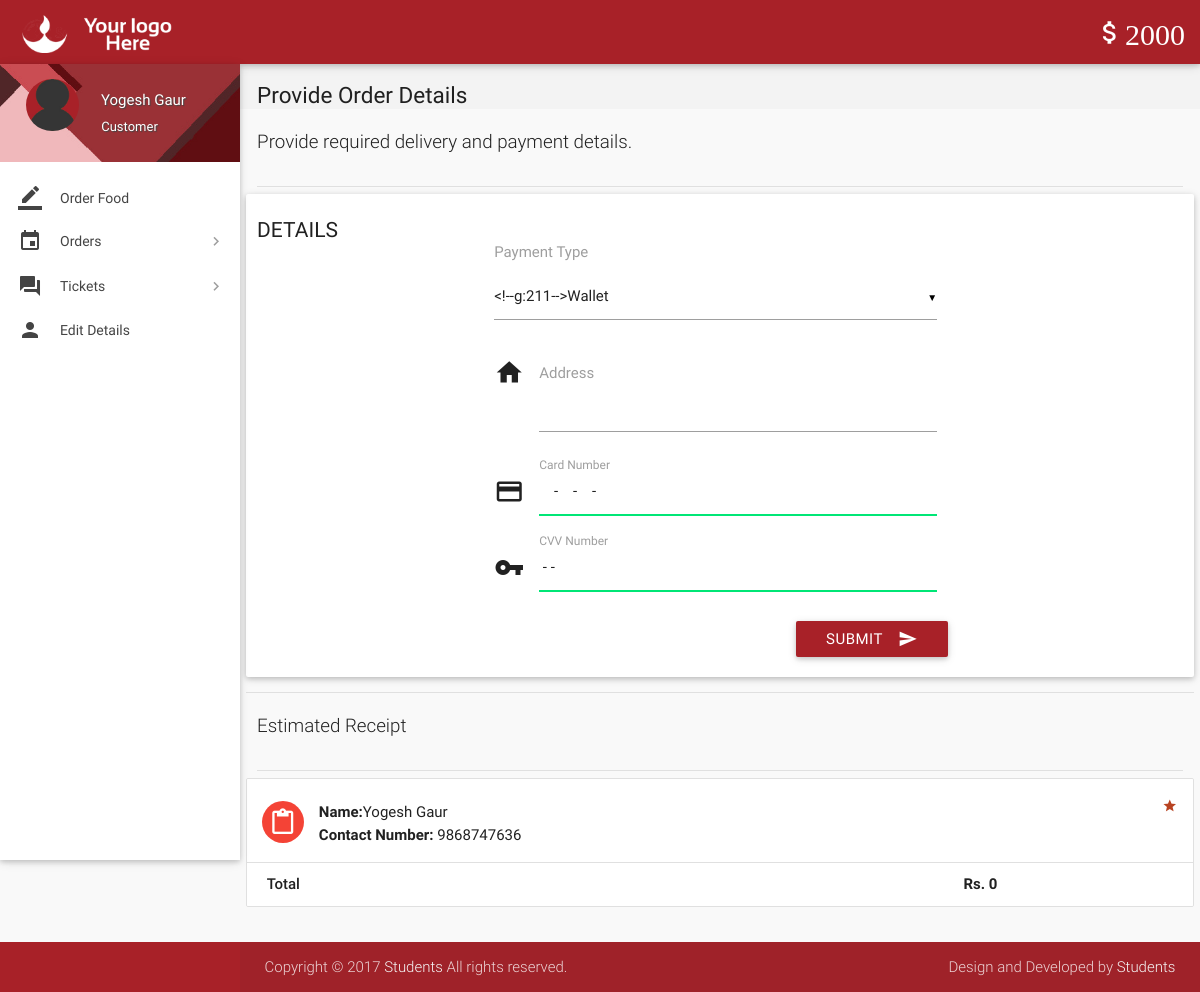
Screenshot of /place-order.php (signed in) with the database file from the repository.
### tables this page shows
CREATE TABLE `wallet_details` (
  `id` int(11) NOT NULL,
  `wallet_id` int(11) NOT NULL,
  `number` varchar(16) NOT NULL,
  `cvv` int(3) NOT NULL,
  `balance` int(11) NOT NULL DEFAULT 2000
);

CREATE TABLE `users` (
  `id` int(11) NOT NULL,
  `role` varchar(15) NOT NULL DEFAULT 'Customer',
  `name` varchar(15) NOT NULL,
  `username` varchar(100) NOT NULL,
  `password` varchar(160) NOT NULL,
  `email` varchar(350) DEFAULT NULL,
  `address` varchar(3000) DEFAULT NULL,
  `contact` bigint(11) NOT NULL,
  `verified` tinyint(1) NOT NULL DEFAULT 0,
  `deleted` tinyint(4) NOT NULL DEFAULT 0
);

### includes/wallet.php (called while the page is built)
<?php
$user_id=$_SESSION['user_id'];
$sql = mysqli_query($con, "SELECT * FROM wallet where customer_id = $user_id");
while($row1 = mysqli_fetch_array($sql)){
$wallet_id = $row1['id'];
}
$sql = mysqli_query($con, "SELECT * FROM wallet_details where wallet_id = $wallet_id");
while($row1 = mysqli_fetch_array($sql)){
$balance = $row1['balance'];
}
?>

### includes/connect.php (called while the page is built, shortened)
<?php
$role = $_SESSION['role'];
?>

### place-order.php (the view, shortened to what this page needs)
<?php
include 'includes/connect.php';
include 'includes/wallet.php';
$total = 0;
	if($_SESSION['customer_sid']==session_id())
	{
$result = mysqli_query($con, "SELECT * FROM users where id = $user_id");
while($row = mysqli_fetch_array($result)){
$name = $row['name'];
$address = $row['address'];
$contact = $row['contact'];
}
		?>
<!DOCTYPE html>
<html lang="en">
<head>
  <link href="css/materialize.min.css" type="text/css" rel="stylesheet" media="screen,projection">
  <link href="css/style.min.css" type="text/css" rel="stylesheet" media="screen,projection">
  <link href="css/custom/custom.min.css" type="text/css" rel="stylesheet" media="screen,projection">
  <link href="js/plugins/perfect-scrollbar/perfect-scrollbar.css" type="text/css" rel="stylesheet" media="screen,projection">
</head>
<body>
  <header id="header" class="page-topbar">
        <div class="navbar-fixed">
            <nav class="navbar-color">
                <div class="nav-wrapper">
                    <ul class="left">
                      <li><h1 class="logo-wrapper"><a href="index.php" class="brand-logo darken-1"><img src="images/materialize-logo.png" alt="logo"></a> <span class="logo-text">Logo</span></h1></li>
                    </ul>
                    <ul class="right hide-on-med-and-down">
                        <li><a href="#" class="waves-effect waves-block waves-light"><i class="mdi-editor-attach-money"><?php echo $balance;?></i></a>
                        </li>
                    </ul>
                </div>
            </nav>
        </div>
  </header>
  <div id="main">
    <div class="wrapper">
      <aside id="left-sidebar-nav">
        <ul id="slide-out" class="side-nav fixed leftside-navigation">
            <li class="user-details cyan darken-2">
            <div class="row">
                <div class="col col s4 m4 l4">
                    <img src="images/avatar.jpg" alt="" class="circle responsive-img valign profile-image">
                </div>
                <div class="col col s8 m8 l8">
                    <a class="btn-flat dropdown-button waves-effect waves-light white-text profile-btn" href="#" data-activates="profile-dropdown"><?php echo $name;?> <i class="mdi-navigation-arrow-drop-down right"></i></a>
                    <p class="user-roal"><?php echo $role;?></p>
                </div>
            </div>
            </li>
            <li class="bold"><a href="panel.php" class="waves-effect waves-cyan"><i class="mdi-editor-border-color"></i> Order Food</a>
            </li>
                <li class="no-padding">
                    <ul class="collapsible collapsible-accordion">
                        <li class="bold"><a class="collapsible-header waves-effect waves-cyan"><i class="mdi-editor-insert-invitation"></i> Orders</a>
                        </li>
                    </ul>
                </li>
                <li class="no-padding">
                    <ul class="collapsible collapsible-accordion">
                        <li class="bold"><a class="collapsible-header waves-effect waves-cyan"><i class="mdi-action-question-answer"></i> Tickets</a>
                        </li>
                    </ul>
                </li>
            <li class="bold"><a href="details.php" class="waves-effect waves-cyan"><i class="mdi-social-person"></i> Edit Details</a>
            </li>
        </ul>
        </aside>
      <section id="content">
        <div id="breadcrumbs-wrapper">
          <div class="container">
            <div class="row">
              <div class="col s12 m12 l12">
                <h5 class="breadcrumbs-title">Provide Order Details</h5>
              </div>
            </div>
          </div>
        </div>
				<div class="container">
          <p class="caption">Provide required delivery and payment details.</p>
          <div class="divider"></div>
            <div class="row">
              <div class="col s12 m4 l3">
                <h4 class="header">Details</h4>
              </div>
<div>
                <div class="card-panel">
                  <div class="row">
                    <form class="formValidate col s12 m12 l6" id="formValidate" method="post" action="confirm-order.php" novalidate="novalidate">
                      <div class="row">
                        <div class="input-field col s12">
							<label for="payment_type">Payment Type</label><br><br>
                        </div>
                      </div>
                      <div class="row">
                        <div class="input-field col s12">
                          <i class="mdi-action-home prefix"></i>
							<textarea name="address" id="address" class="materialize-textarea validate" data-error=".errorTxt1"><?php echo $address;?></textarea>
							<label for="address" class="">Address</label>
                        </div>
                      </div>
                      <div class="row">
                        <div class="input-field col s12">
                          <i class="mdi-action-credit-card prefix"></i>
							<input name="cc_number" id="cc_number" type="text" data-error=".errorTxt2" required>
							<label for="cc_number" class="">Card Number</label>
                        </div>
                      </div>
                      <div class="row">
                        <div class="input-field col s12">
                          <i class="mdi-communication-vpn-key prefix"></i>
							<input name="cvv_number" id="cvv_number" type="text" data-error=".errorTxt3" required>
							<label for="cvv_number" class="">CVV Number</label>
                        </div>
                      </div>
                      <div class="row">
                        <div class="row">
                          <div class="input-field col s12">
                            <button class="btn cyan waves-effect waves-light right" type="submit" name="action">Submit
                              <i class="mdi-content-send right"></i>
                            </button>
                          </div>
                        </div>
                      </div>
                    </form>
                  </div>
                </div>
              </div>
            <div class="divider"></div>
          </div>
      </div>
        <div class="container">
          <p class="caption">Estimated Receipt</p>
          <div class="divider"></div>
<div id="work-collections" class="seaction">
<div class="row">
<div>
<ul id="issues-collection" class="collection">
<?php
    echo '<li class="collection-item avatar">
        <i class="mdi-content-content-paste red circle"></i>
        <p><strong>Name:</strong>'.$name.'</p>
		<p><strong>Contact Number:</strong> '.$contact.'</p>
        <a href="#" class="secondary-content"><i class="mdi-action-grade"></i></a>';
    echo '<li class="collection-item">
        <div class="row">
            <div class="col s7">
                <p class="collections-title"> Total</p>
            </div>
            <div class="col s2">
                <span>&nbsp;</span>
            </div>
            <div class="col s3">
                <span><strong>Rs. '.$total.'</strong></span>
            </div>
        </div>
    </li>';
?>
</ul>
                </div>
				</div>
                </div>
              </div>
            </div>
        </div>
  <footer class="page-footer">
    <div class="footer-copyright">
      <div class="container">
        <span>Copyright © 2017 <a class="grey-text text-lighten-4" href="#" target="_blank">Students</a> All rights reserved.</span>
        <span class="right"> Design and Developed by <a class="grey-text text-lighten-4" href="#">Students</a></span>
        </div>
    </div>
  </footer>
</body>
</html>
<?php
	}
?>

### place-order.php (style rules this page uses)
.input-field label.active { width:100%; }

### rows the page displays
wallet_details: balance "2000"
users: name "Yogesh Gaur", contact "9868747636"

### other values shown
$role "Customer"
$total "0"
